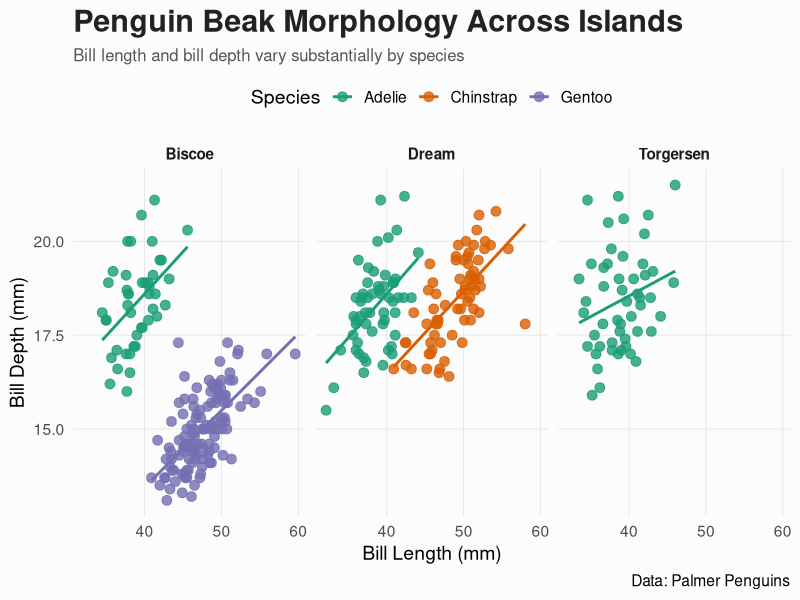

This figure's R source:
## ---- chunk 1
#| echo: false
#| message: false
library(tidyverse)
library(palmerpenguins)
## ---- chunk 2
#| echo: false
library(tidyverse)
library(palmerpenguins)

# Clean data
penguins_clean <- penguins %>%
  drop_na(bill_length_mm, bill_depth_mm, species, island)

# Custom palette
penguin_colors <- c(
  "Adelie" = "#1B9E77",
  "Chinstrap" = "#D95F02",
  "Gentoo" = "#7570B3"
)

# Create plot
ggplot(
  penguins_clean,
  aes(
    x = bill_length_mm,
    y = bill_depth_mm,
    color = species
  )
) +
  geom_point(
    size = 3,
    alpha = 0.8
  ) +
  geom_smooth(
    method = "lm",
    se = FALSE,
    linewidth = 1
  ) +
  facet_wrap(~ island) +
  scale_color_manual(values = penguin_colors) +
  labs(
    title = "Penguin Beak Morphology Across Islands",
    subtitle = "Bill length and bill depth vary substantially by species",
    x = "Bill Length (mm)",
    y = "Bill Depth (mm)",
    color = "Species",
    caption = "Data: Palmer Penguins"
  ) +
  theme_minimal(base_size = 14) +
  theme(
    plot.title = element_text(
      size = 22,
      face = "bold",
      color = "#222222"
    ),
    plot.subtitle = element_text(
      size = 12,
      color = "#555555"
    ),
    strip.text = element_text(
      face = "bold",
      size = 11
    ),
    legend.position = "top",
    panel.grid.minor = element_blank(),
    panel.grid.major = element_line(
      color = "grey90",
      linewidth = 0.3
    ),
    plot.background = element_rect(
      fill = "#FCFCFC",
      color = NA
    )
  )
